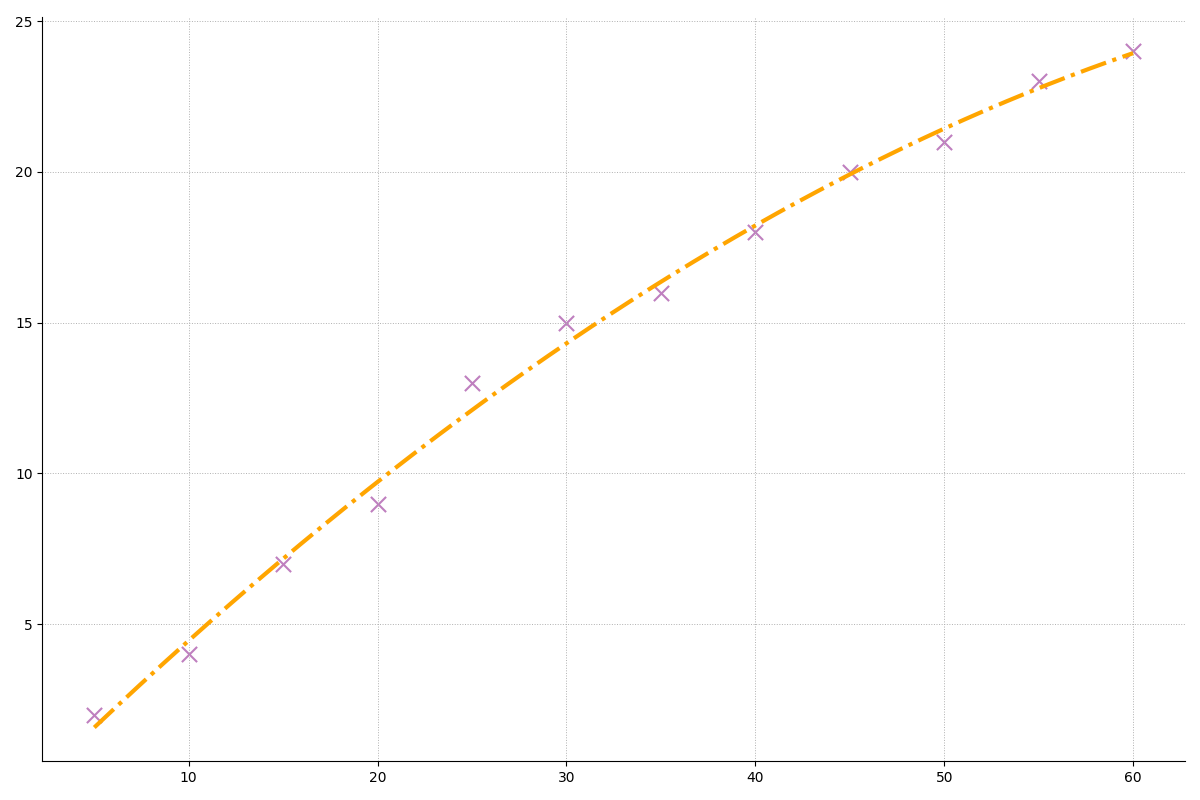

Reproduce this figure in Python.
import matplotlib.pyplot as plt
import numpy as np

# Data
soil_moisture = np.array([5, 10, 15, 20, 25, 30, 35, 40, 45, 50, 55, 60])
plant_growth = np.array([2, 4, 7, 9, 13, 15, 16, 18, 20, 21, 23, 24])

# Create scatter plot with altered stylistic elements
plt.figure(figsize=(12, 8))
plt.scatter(soil_moisture, plant_growth, color='purple', alpha=0.5, s=120, edgecolor='darkgreen', marker='x')

# Fit a polynomial curve to the data
z = np.polyfit(soil_moisture, plant_growth, 3)
p = np.poly1d(z)
xp = np.linspace(soil_moisture.min(), soil_moisture.max(), 500)
plt.plot(xp, p(xp), color='orange', linestyle='-.', linewidth=3)

# Modify grid, borders and other stylistic elements
plt.grid(True, linestyle=':', linewidth=0.7)
plt.gca().spines['top'].set_visible(False)
plt.gca().spines['right'].set_visible(False)

plt.tight_layout()
plt.show()
